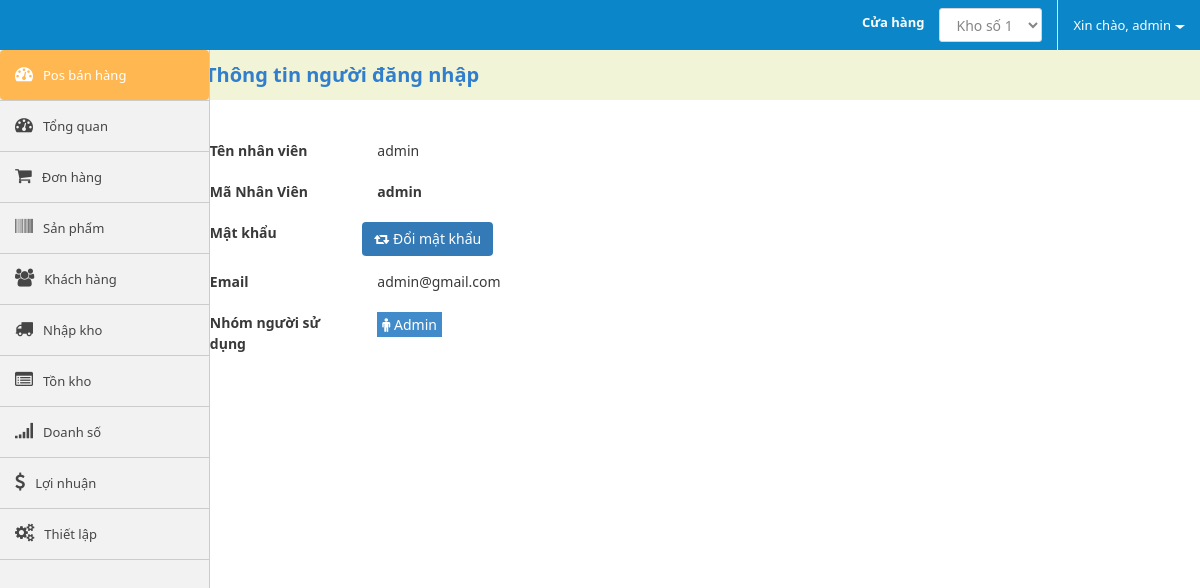
The page /index.php/account (signed in) on the database its author committed.
### tables this page shows
CREATE TABLE IF NOT EXISTS `cms_users` (
  `id` int(10) unsigned NOT NULL AUTO_INCREMENT,
  `username` varchar(100) NOT NULL,
  `password` varchar(100) NOT NULL,
  `salt` varchar(255) NOT NULL,
  `email` varchar(120) NOT NULL,
  `display_name` varchar(120) NOT NULL,
  `user_status` tinyint(4) NOT NULL,
  `group_id` int(11) NOT NULL,
  `store_id` int(11) NOT NULL,
  `created` datetime NOT NULL,
  `updated` datetime NOT NULL,
  `logined` datetime(1) NOT NULL,
  `ip_logged` varchar(255) NOT NULL,
  `recode` varchar(255) NOT NULL,
  `code_time_out` varchar(255) NOT NULL,
  PRIMARY KEY (`id`)
);

### application/controllers/account.php (called while the page is built, shortened)
<?php if (!defined('BASEPATH')) exit('No direct script access allowed');
class Account extends CI_Controller
{
    private $auth;
    public function __construct()
    {
        $this->auth = $this->cms_authentication->check();
    }
    public function index()
    {
        $data['seo']['title'] = "Phần mềm quản lý bán hàng";
        $store = $this->db->from('stores')->get()->result_array();
        $data['data']['store'] = $store;
        $store_id = $this->db->select('store_id')->from('users')->where('id', $this->auth['id'])->limit(1)->get()->row_array();
        $data['data']['store_id'] = $store_id['store_id'];
        $data['data']['user'] = $this->auth;
        $data['template'] = 'account/info';
        $this->load->view('layout/index', isset($data) ? $data : null);
    }
}

### index.php (called while the page is built, shortened)
<?php
require_once BASEPATH . 'core/CodeIgniter.php';

### application/libraries/cms_cookie.php (called while the page is built, shortened)
<?php if (!defined('BASEPATH')) exit('No direct script access allowed');
class CMS_Cookie
{
    public static function exists($name)
    {
        return (isset($_COOKIE[$name])) ? true : false;
    }
    public static function get($name)
    {
        return $_COOKIE[$name];
    }
    public static function decode($cookie_val)
    {
        return base64_decode(substr($cookie_val, 3));
    }
}

### application/libraries/cms_authentication.php (called while the page is built, shortened)
<?php if (!defined('BASEPATH')) exit('No direct script access allowed');
class CMS_authentication
{
    private $CI;
    public function __construct()
    {
        $this->CI = &get_instance();
    }
    public function check()
    {
        if (CMS_Cookie::exists('user_logged' . CMS_PREFIX)) {
            $cookie = CMS_Cookie::get('user_logged' . CMS_PREFIX);
            $cookie = json_decode(CMS_Cookie::decode($cookie), true);
            $user = $this->CI->db->select('id,username,password,salt,display_name,email,group_id,store_id')->where('username', $cookie['username'])->or_where('email', $cookie['username'])->from('users')->get()->row_array();
            $group = $this->CI->db->select('id, group_permission, group_name')->where('id', $user['group_id'])->from('users_group')->get()->row_array();
            if (isset($user) && count($user)) {
                if ($user['username'] == $cookie['username'] && $user['password'] == $cookie['password'] && $user['salt'] == $cookie['salt']) {
                    $data = ['username' => $user['username'], 'password' => $user['password'], 'salt' => $user['salt']];
                    return ['id' => $user['id'],
                        'username' => $user['username'],
                        'password' => $user['password'],
                        'salt' => $user['salt'],
                        'email' => $user['email'],
                        'display_name' => $user['display_name'],
                        'group_id' => $user['group_id'],
                        'group_name' => $group['group_name'],
                        'group_permission' => json_decode($group['group_permission'], true),
                        'store_id' => $user['store_id']
                    ];
                }
            }
        }
        return null;
    }
}

### application/views/account/info.php (the view, shortened to what this page needs)
<div class="breadcrumbs-fixed panel-action">
    <div class="row">
        <div class="customer-act act">
            <div class="col-md-4 col-md-offset-2">
                <div class="left-action text-left clearfix">
                    <h2>Thông tin người đăng nhập</h2>
                </div>
            </div>
        </div>
    </div>
</div>
<div class="row account-info">
    <div class="col-md-6">
        <div class="form-horizontal">
            <div class="form-group">
                <div class="col-md-4">
                    <label for="name">Tên nhân viên</label>
                </div>
                <div class="col-md-8">
                    <span class=""><?php echo isset($user) ? $user['display_name'] : ''; ?></span>
                </div>
            </div>
            <div class="form-group">
                <div class="col-md-4">
                    <label for="name">Mã Nhân Viên</label>
                </div>
                <div class="col-md-8">
                    <strong><span class=""><?php echo isset($user) ? $user['username'] : ''; ?></span></strong>
                </div>
            </div>
            <div class="form-group">
                <div class="col-md-4">
                    <label for="name">Mật khẩu</label>
                </div>
                <div class="col-md-8 padd-0">
                    <button class="btn btn-primary" id="btn-changepass"><i class="fa fa-retweet"></i> Đổi mật khẩu</button>
                </div>
            </div>
            <div class="form-group">
                <div class="col-md-4">
                    <label for="name">Email</label>
                </div>
                <div class="col-md-8">
                    <span class=""><?php echo isset($user) ? $user['email'] : ''; ?></span>
                </div>
            </div>
            <div class="form-group">
                <div class="col-md-4">
                    <label for="name">Nhóm người sử dụng</label>
                </div>
                <div class="col-md-8">
                    <?php echo '<span class="user_group" style="display: inline-block; color: #fff; background: #428BCA; padding: 2px 5px;"><i class="fa fa-male"></i> ' . $user['group_name'] . '</span>'; ?>
                </div>
            </div>
        </div>
    </div>
</div>

### application/views/common/header.php (shortened to what this page needs)
<nav id="navbar-container" class="navbar navbar- navbar-fixed-top">
    <div class="container-fluid">
        <div class="collapse navbar-collapse" id="bs-example-navbar-collapse-1">
            <ul class="nav navbar-nav navbar-right">
                <?php if(isset($data['store'])){ ?>
                <li>
                    <label style="margin: 13px 15px; color: white">
                        Cửa hàng
                    </label>
                </li>
                <li style="border-right: 1px solid #E1E1E1; padding-right: 15px;">
                    <select id="store-id" class="form-control" style="margin: 8px auto">
                        <?php foreach ($data['store'] as $key => $item) :?>
                            <option <?php if($item['ID']==$data['store_id']) echo 'selected '; ?> value="<?php echo $item['ID']; ?>"><?php echo $item['stock_name']; ?></option>
                        <?php endforeach;?>
                    </select>
                </li>
                <?php } ?>
                <li class="dropdown user-profile">
                    <a href="#" class="dropdown-toggle" data-toggle="dropdown" role="button" aria-haspopup="true"
                       aria-expanded="false"><span class="hello">Xin chào, </span><?php echo (isset($user)) ?
                            $user['display_name'] : $user['username']; ?><span class="caret"></span></a>
                </li>
            </ul>
        </div>
    </div>
</nav>

### public/templates/css/style.css (style rules this page uses)
body { font-size: 13px; font-family: "Segoe UI", Helvetica, Arial, sans-serif !important; color: #393939; line-height: 1.5; }
body, h1, h2, h3, h4, div, p, span { font-family: "Segoe UI", Helvetica, Arial, sans-serif !important; }
h1, h2, h3, h4 { margin-top: 20px; margin-bottom: 10px; }
a { color: #fff; }
.padd-0 { padding: 0; }
.btn { border: none; box-shadow: none; padding: 7px 12px; }
i.fa { cursor: pointer; }
#navbar-container { background: #0B87C9; max-height: 50px; }
#navbar-container .caret { display: inline-block; width: 0px; height: 0px; margin-left: 4px; vertical-align: middle; border-top: 4px dashed; border-right: 5px solid transparent; border-left: 5px solid transparent; }
section.main div.main-content div.panel-action { min-height: 50px; text-align: center; background-color: #F2F4D7; top: 50px; left: 0px; z-index: 990; width: 100%; }
section.main div.main-content div.panel-action div.left-action { line-height: 50px; }
section.main div.main-content div.panel-action div.left-action h2 { margin: 0; color: #307ECC; font-size: 20px; font-weight: bold; line-height: 50px; }
select, input[type] { border-radius: 3px !important; }
input[type="text"], input[type="password"], input[type="datetime"], input[type="datetime-local"], input[type="date"], input[type="month"], input[type="time"], input[type="week"], input[type="number"], input[type="email"], input[type="url"], input[type="search"], input[type="tel"], input[type="color"], select { height: 34px !important; }
select { padding: 3px 4px; height: 30px; }
.form-control, select { border-radius: 0; -webkit-box-shadow: none !important; box-shadow: none !important; color: #858585; background-color: #fff; border: 1px solid #d5d5d5; }
button, input, select, textarea { font-family: inherit; font-size: inherit; line-height: inherit; }
button, html input[type="button"], input[type="reset"], input[type="submit"] { -webkit-appearance: button; cursor: pointer; }
button, select { text-transform: none; }
button { overflow: visible; }
button, input, optgroup, select, textarea { color: inherit; font: inherit; font-family: inherit; font-weight: inherit; font-size: inherit; line-height: inherit; margin: 0; }
@media (min-width: 992px) { .breadcrumbs-fixed { position: fixed; top: auto; z-index: 1024 } }

### rows shown on the page
cms_users: display_name "admin", username "admin", email "admin@gmail.com"

### other values the page prints
$user['group_name'] "Admin"
form field value "Kho số 1"
